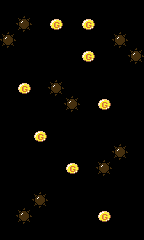

A level layout from a 2D game, rendered from its tile map. Below: a short description, then the map file with its tile-grid data intact:
An orthogonal 9x15 tile map with 16x16 px tiles, 1 tile layer (map).

<map version="1.0" orientation="orthogonal" renderorder="right-down" width="9" height="15" tilewidth="16" tileheight="16" nextobjectid="1">
 <tileset firstgid="1" name="tileset" tilewidth="16" tileheight="16" tilecount="64" columns="8">
  <image source="tileset.png" width="128" height="128" />
 </tileset>
 <layer name="map" width="9" height="15">
  <data encoding="csv">
0,0,0,0,0,0,0,0,0,
0,1,0,25,0,25,0,0,0,
1,0,0,0,0,0,0,1,0,
0,0,0,0,0,25,0,0,1,
0,0,0,0,0,0,0,0,0,
0,25,0,1,0,0,0,0,0,
0,0,0,0,1,0,25,0,0,
0,0,0,0,0,0,0,0,0,
0,0,25,0,0,0,0,0,0,
0,0,0,0,0,0,0,1,0,
0,0,0,0,25,0,1,0,0,
0,0,0,0,0,0,0,0,0,
0,0,1,0,0,0,0,0,0,
0,1,0,0,0,0,25,0,0,
0,0,0,0,0,0,0,0,0
</data>
 </layer>
</map>
